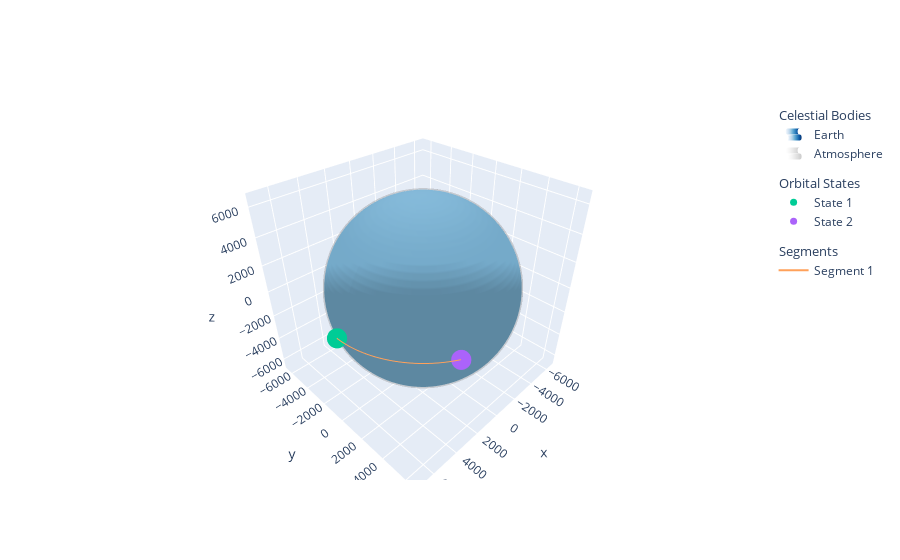

The notebook cell saved with this chart:
### Markdown cell above
We can plot this, too! The `plot_segments` function takes in a `Figure`, a list of `Segments`, and the `OrbitalPropagator` you used to make the segments. This is need because we only store the terminal states on the segment, so to recreate it we must re-propagate it.

### Code cell
from naturalis.plotting import plot_segments

plot_segments(
    figure=fig, 
    segments=[segment],
    propagator=propagator
)

fig.show()

### Figure 1 — Plotly figure (JSON) as saved in the notebook; plotly's stock layout.template omitted (floating-point values rounded to 4 significant figures; data arrays with more than 128 entries replaced by an {"elided": "..."} marker saying what was removed)
{"data": [{"colorscale": [[0, "rgb(247,251,255)"], [0.125, "rgb(222,235,247)"], [0.25, "rgb(198,219,239)"], [0.375, "rgb(158,202,225)"], [0.5, "rgb(107,174,214)"], [0.625, "rgb(66,146,198)"], [0.75, "rgb(33,113,181)"], [0.875, "rgb(8,81,156)"], [1, "rgb(8,48,107)"]], "hoverinfo": "none", "legendgroup": "bodies", "legendgrouptitle": {"text": "Celestial Bodies"}, "name": "Earth", "showlegend": true, "showscale": false, "surfacecolor": {"elided": "100x50 float values"}, "type": "surface", "x": {"elided": "100x50 float values"}, "y": {"elided": "100x50 float values"}, "z": {"elided": "100x50 float values"}}, {"colorscale": [[0, "rgb(255,255,255)"], [0.125, "rgb(240,240,240)"], [0.25, "rgb(217,217,217)"], [0.375, "rgb(189,189,189)"], [0.5, "rgb(150,150,150)"], [0.625, "rgb(115,115,115)"], [0.75, "rgb(82,82,82)"], [0.875, "rgb(37,37,37)"], [1, "rgb(0,0,0)"]], "hoverinfo": "none", "legendgroup": "bodies", "legendgrouptitle": {"text": "Celestial Bodies"}, "name": "Atmosphere", "opacity": 0.2, "showlegend": true, "showscale": false, "surfacecolor": {"elided": "100x50 float values"}, "type": "surface", "x": {"elided": "100x50 float values"}, "y": {"elided": "100x50 float values"}, "z": {"elided": "100x50 float values"}}, {"hovertemplate": "<b>Time</b>: 0 s<br><b>Position</b>: [7000.000, 0.000, 0.000] km<br><b>Velocity</b>: [0.000, 7.546, 0.000] km/s<extra></extra>", "legendgroup": "states", "legendgrouptitle": {"text": "Orbital States"}, "marker": {"size": 7}, "mode": "markers", "name": "State 1", "showlegend": true, "type": "scatter3d", "x": [7000], "y": [0], "z": [0]}, {"hovertemplate": "<b>Time</b>: 1000.0 s<br><b>Position</b>: [3311.580, 6167.066, 0.000] km<br><b>Velocity</b>: [-6.648, 3.570, 0.000] km/s<extra></extra>", "legendgroup": "states", "legendgrouptitle": {"text": "Orbital States"}, "marker": {"size": 7}, "mode": "markers", "name": "State 2", "showlegend": true, "type": "scatter3d", "x": [3312.0], "y": [6167.0], "z": [0]}, {"customdata": {"elided": "36x4 float values"}, "hovertemplate": "<b>Time</b>: %{customdata[0]} s<br><b>Position</b>: [%{x:.3f}, %{y:.3f}, %{z:.3f}] km<br><b>Velocity</b>: [%{customdata[1]:.3f}, %{customdata[2]:.3f}, %{customdata[3]:.3f}] km/s<extra></extra>", "legendgroup": "segments", "legendgrouptitle": {"text": "Segments"}, "marker": {"size": 3}, "mode": "lines", "name": "Segment 1", "showlegend": true, "type": "scatter3d", "x": [7000, 7000.0, 7000.0, 7000.0, 7000.0, 6999.0, 6995.0, 6986.0, 6973.0, 6954.0, 6927.0, 6894.0, 6852.0, 6802.0, 6743.0, 6674.0, 6596.0, 6507.0, 6408.0, 6298.0, 6177.0, 6045.0, 5901.0, 5746.0, 5581.0, 5404.0, 5217.0, 5020.0, 4814.0, 4599.0, 4378.0, 4150.0, 3916.0, 3678.0, 3437.0, 3312.0], "y": [0, 0.02399, 0.2639, 2.663, 26.65, 130.1, 271.4, 434.6, 613.5, 804.6, 1006.0, 1215.0, 1431.0, 1653.0, 1879.0, 2110.0, 2344.0, 2580.0, 2817.0, 3055.0, 3293.0, 3530.0, 3765.0, 3997.0, 4226.0, 4449.0, 4667.0, 4879.0, 5082.0, 5277.0, 5462.0, 5637.0, 5802.0, 5956.0, 6098.0, 6167.0], "z": [0, 0, 0, 0, 0, 0, 0, 0, 0, 0, 0, 0, 0, 0, 0, 0, 0, 0, 0, 0, 0, 0, 0, 0, 0, 0, 0, 0, 0, 0, 0, 0, 0, 0, 0, 0]}], "layout": {}}
